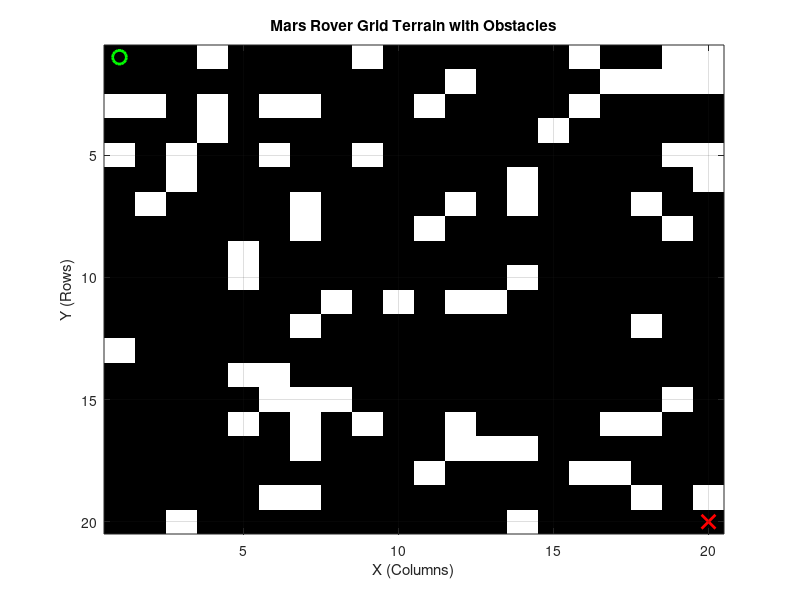

The MATLAB source for this figure: (Note: this script raises an error after producing the figure.)

% Mars Rover Path Planning using A* Search Algorithm

clc; clear; close all;

%% Parameters and Map Setup

grid_size = 20;         % Grid size (20x20)
start_node = [1, 1];    % Start position (row, col) (top-left)
goal_node = [20, 20];   % Goal position (row, col) (bottom-right)

% Generate obstacle map (1 = obstacle, 0 = free space)

obstacle_map = zeros(grid_size);
rng(1);             % For reproducibility
num_obstacles = 80; % Number of obstacles

% Randomly place obstacles

for k = 1:num_obstacles

    obs_x = randi(grid_size); % random row index bw [1,grid_size]
    obs_y = randi(grid_size); % random col index

    if ~isequal([obs_x, obs_y], start_node) && ~isequal([obs_x, obs_y], goal_node)
        obstacle_map(obs_x, obs_y) = 1; %Ensure obstacles not plcaced at start or goal nodes.
    end

end

% Display initial map

figure;
imagesc(obstacle_map); 
colormap(gray); % 1 → black, 0 → white
hold on;        % prevent overwriting

plot(start_node(2), start_node(1), 'go', 'MarkerSize', 10, 'LineWidth', 2); % Start
plot(goal_node(2), goal_node(1), 'rx', 'MarkerSize', 10, 'LineWidth', 2);   % Goal

title('Mars Rover Grid Terrain with Obstacles');
xlabel('X (Columns)'); 
ylabel('Y (Rows)');

grid on;


%% A* Search Algorithm Implementation

% Define movements (8 possible directions)

% Defines 8 possible movements (up, down, left, right, and diagonals) 
moves = [0 1; 1 0; 0 -1; -1 0; 1 1; -1 -1; -1 1; 1 -1]; 

% Respective costs. Diagonal moves cost sqrt(2) (Euclidean distance).
move_cost = [1 1 1 1 sqrt(2) sqrt(2) sqrt(2) sqrt(2)];

% Initialize open and closed lists

open_list = [];                 % Nodes to explore.
closed_list = zeros(grid_size); % Nodes already visited (0 = unvisited, 1 = visited)

% Cost matrices

g_cost = inf(grid_size);       % Cost from the start node to any node
h_cost = zeros(grid_size);     % Heuristic cost to the goal
f_cost = inf(grid_size);       % Total cost (g_cost + h_cost)

% Start node initialization

g_cost(start_node(1), start_node(2)) = 0;
f_cost(start_node(1), start_node(2)) = heuristic(start_node, goal_node);
% Adds the start node to open_list with its f_cost.
open_list = [start_node, f_cost(start_node(1), start_node(2))];

% Parent nodes for backtracking
parent = zeros(grid_size, grid_size, 2);

%% A* Algorithm Loop

while ~isempty(open_list)

    % Sort open list by f_cost
    % open_list contains rows of data for each node in the format [row, col, f_cost].

    % arranges the rows in ascending order of the third column (f_cost).
    open_list = sortrows(open_list, 3);
    % node with the lowest f_cost (best candidate) is processed next.

    current_node = open_list(1, 1:2);  % [row, col]
    open_list(1, :) = []; % Remove current processed node from open list
    
    % Mark current node as visited
    closed_list(current_node(1), current_node(2)) = 1;
    
    % Check if goal is reached
    if isequal(current_node, goal_node)
        fprintf('Goal Reached!\n');
        break;
    end
    
    % Explore neighbors
    for k = 1:size(moves, 1)

        % calculates the position of a neighboring node based on the current move
        neighbor = current_node + moves(k, :);
        
        % Check if neighbor is valid
        if is_valid(neighbor, grid_size, obstacle_map, closed_list)
            tentative_g_cost = g_cost(current_node(1), current_node(2)) + move_cost(k);
            
            % Update costs if better path found
            if tentative_g_cost < g_cost(neighbor(1), neighbor(2))

                % Updates parent of neighbor to the current_node
                parent(neighbor(1), neighbor(2), :) = current_node;

                % Updates g_cost of neighbor with the new (lower) cost
                g_cost(neighbor(1), neighbor(2)) = tentative_g_cost;

                % calculates, stores heuristic (h_cost) for the neighbor
                h_cost(neighbor(1), neighbor(2)) = heuristic(neighbor, goal_node);

                % Updates the total cost (f_cost) for the neighbor
                f_cost(neighbor(1), neighbor(2)) = g_cost(neighbor(1), neighbor(2)) + h_cost(neighbor(1), neighbor(2));
                
                % Add to open list

                % Checks if the neighbor is not already in the open_list.
                if isempty(open_list) || ~ismember(neighbor, open_list(:, 1:2), 'rows')
                    open_list = [open_list; neighbor, f_cost(neighbor(1), neighbor(2))];
                
                end
            end
        end
    end
end


%% Backtrack to Find Path

path = [];             % 1st col- y cordinate, 2nd col - x cordinate
current = goal_node;

while ~isequal(current, start_node)

    path = [current; path];
    current = squeeze(parent(current(1), current(2), :))';  % converts from 3D to 2D array

    if all(current == 0)  % No path exists  % if a valid parent node does not exist for the current node.
        error('No valid path found!');
    end

end
path = [start_node; path];


%% Plot Final Path

figure;
imagesc(obstacle_map); 
colormap(gray); 
hold on;

plot(start_node(2), start_node(1), 'go', 'MarkerSize', 10, 'LineWidth', 2); % Start
plot(goal_node(2), goal_node(1), 'rx', 'MarkerSize', 10, 'LineWidth', 2);   % Goal

plot(path(:, 2), path(:, 1), 'b-', 'LineWidth', 2); % Path

title('Mars Rover Optimal Path');
xlabel('X (Columns)'); 
ylabel('Y (Rows)');
grid on;


%% Supporting Functions

function h = heuristic(node, goal)

    % Heuristic function: Euclidean distance
    h = sqrt((node(1) - goal(1))^2 + (node(2) - goal(2))^2);
end

function valid = is_valid(node, grid_size, obstacle_map, closed_list)

    % Check if node is within bounds, not an obstacle, and not visited
    valid = node(1) >= 1 && node(1) <= grid_size && ...   % row coordinate within grid bounds
            node(2) >= 1 && node(2) <= grid_size && ...   % col coordinate within grid bounds
            obstacle_map(node(1), node(2)) == 0 && ...    % no obstacle
            closed_list(node(1), node(2)) == 0;           % not already been visited
    % Combines all conditions using logical AND (&&) to determine if node valid for exploration
end
